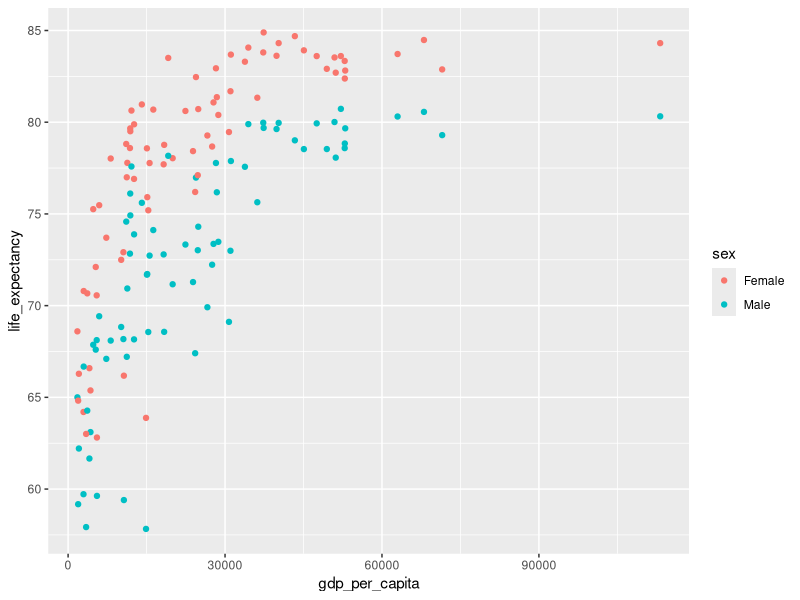
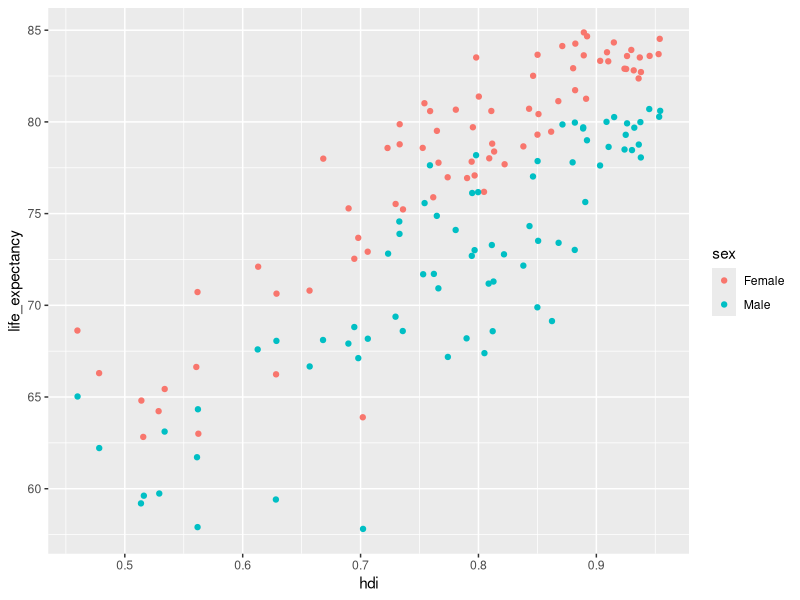
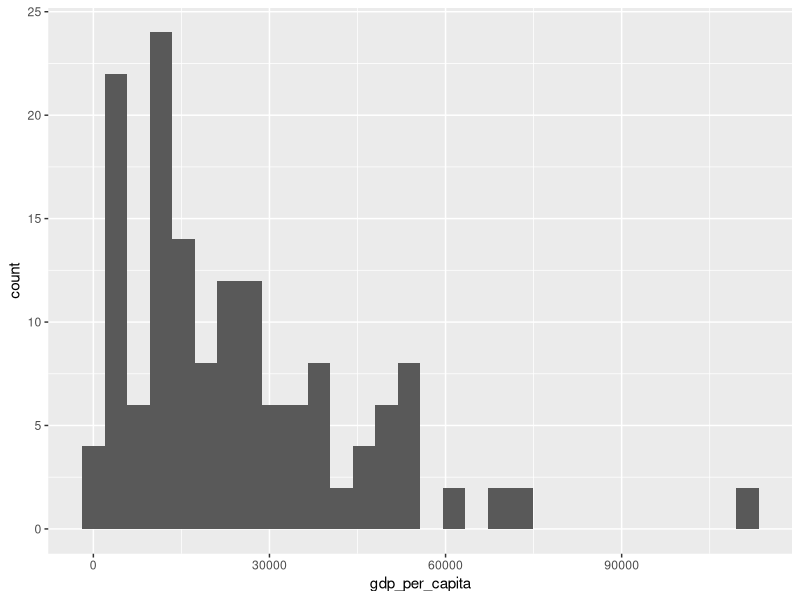
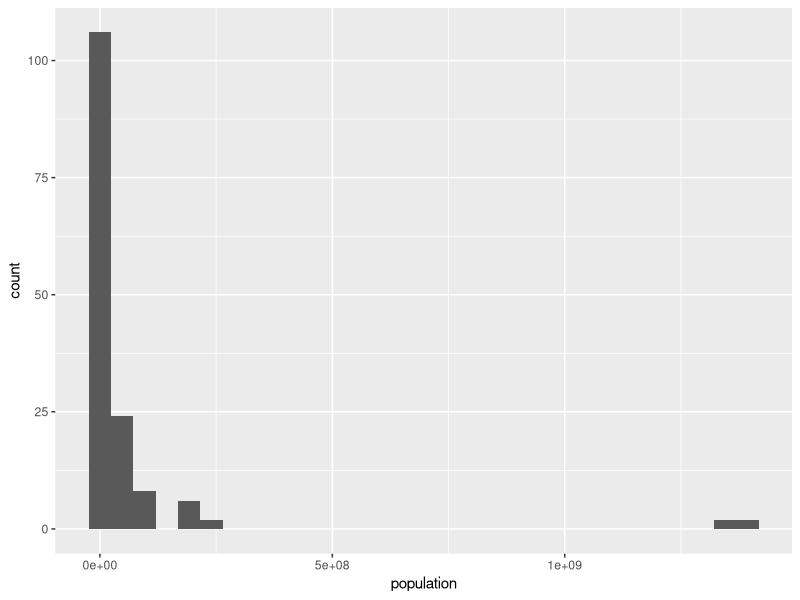
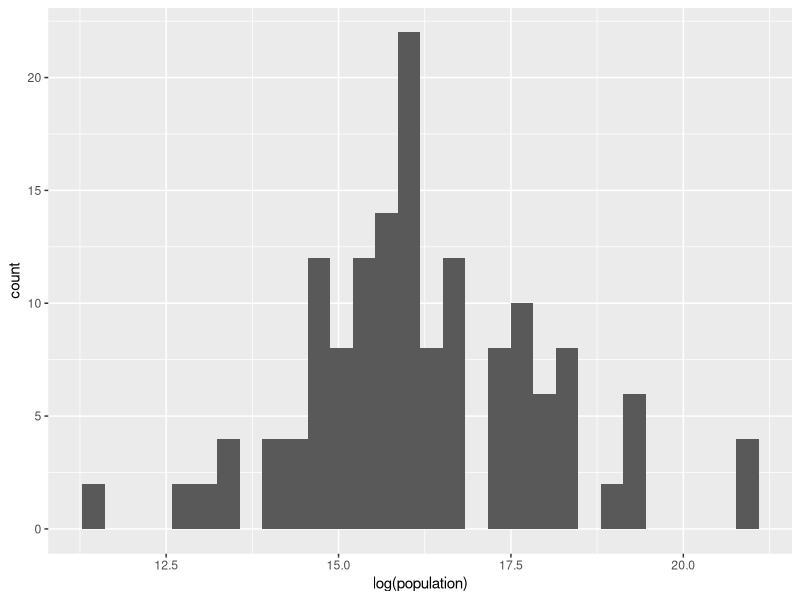
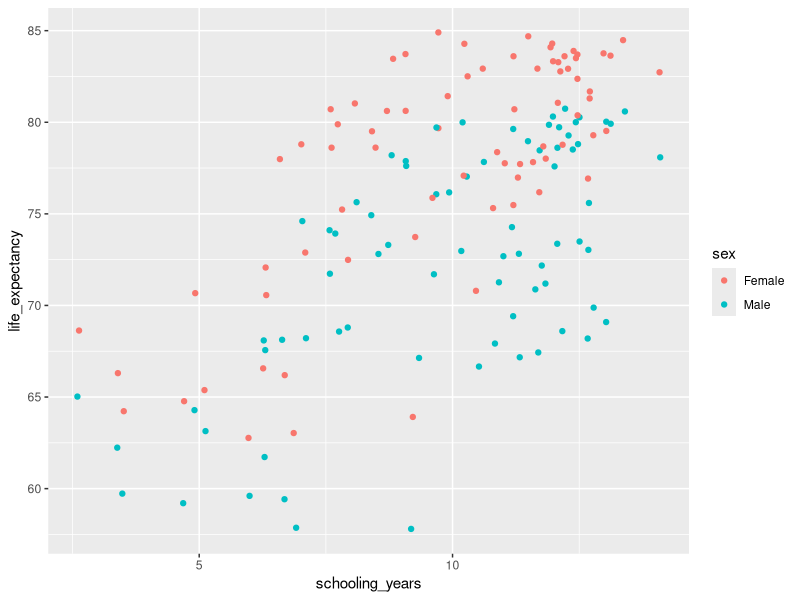
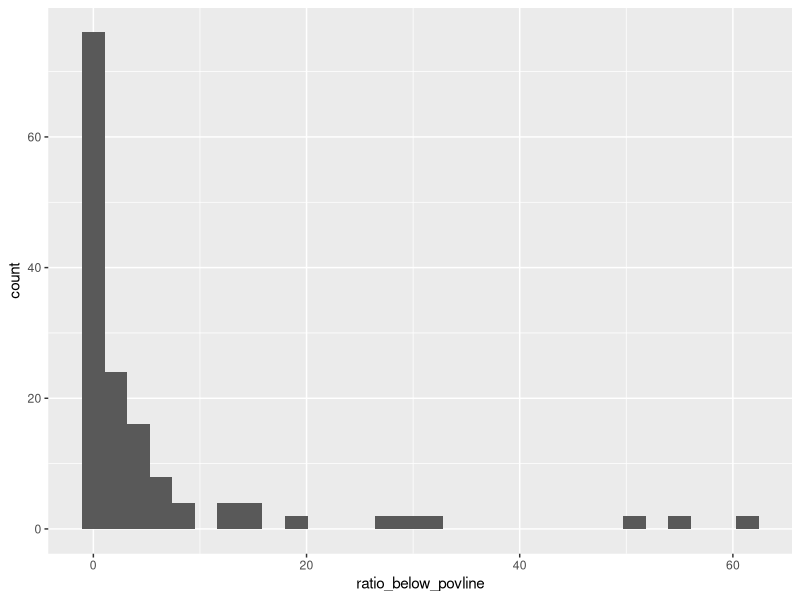
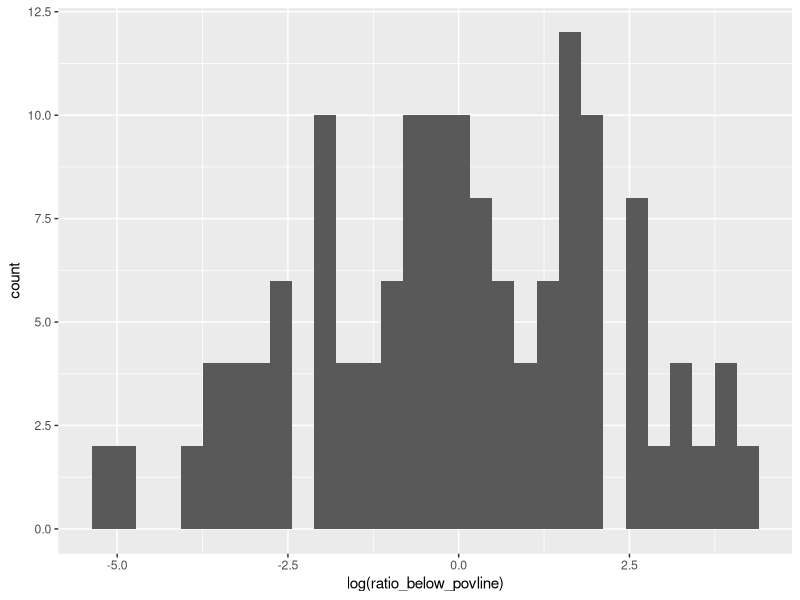

Write R code to recreate these figures, in order. (Note: this script raises an error after producing the figures.)
## ---- chunk 1
knitr::opts_chunk$set(echo = TRUE)
library(tidyverse)
## ---- chunk 2
#read in the data 
life_data <- read.csv("datasets/life_expectancy_data.csv")

#Visualize the data
ggplot(data = life_data) +
  geom_jitter(aes(x = gdp_per_capita, y = life_expectancy, color = sex))

ggplot(data = life_data) +
  geom_jitter(aes(x = hdi, y = life_expectancy, color = sex))

ggplot(data = life_data) +
  geom_histogram(aes(x = gdp_per_capita))

ggplot(data = life_data) +
  geom_histogram(aes(x = population))

ggplot(data = life_data) +
  geom_histogram(aes(x = log(population)))

ggplot(data = life_data) +
  geom_jitter(aes(x = schooling_years, y = life_expectancy, color = sex))

ggplot(data = life_data) +
  geom_histogram(aes(x = ratio_below_povline))

ggplot(data = life_data) +
  geom_histogram(aes(x = log(ratio_below_povline)))
#Most of the data looks linear, so we will use a linear model

#now visualize for countries

ggplot(data = life_data) +
  geom_point(aes(x = life_expectancy, y = fct_reorder(country,life_expectancy), color = sex)) +
  labs(title= "Figure 1. Life Expectancy per Country",x = "Life Expectancy", y = "Country")+
  theme(axis.title.x=element_text(size = 22),
        axis.title.y=element_text(size = 22),
        title=element_text(size = 18),
        panel.background = element_rect(fill = "white",
                                colour = "white",
                                size = 0.5, linetype = "solid"))

ggsave(filename = "country_life_expectancy.png", width = 200, height = 300, units = "mm", dpi = 700, limitsize = FALSE)

ggplot(data = life_data) +
  geom_point(aes(x = gdp_per_capita, y = fct_reorder(country,gdp_per_capita)))

ggplot(data = life_data) +
  geom_point(aes(x = ratio_below_povline, y = fct_reorder(country,-ratio_below_povline)))

## ---- chunk 3

mod.1 <- lm(life_expectancy ~ -1 + gdp_per_capita + hdi + population + ratio_below_povline + schooling_years + as.factor(sex), data = life_data)
summary(mod.1)

mod.2 <- lm(life_expectancy ~ -1 + gdp_per_capita + hdi + population + ratio_below_povline + schooling_years, data = life_data)
summary(mod.2)

#We removed HDI because it uses life expectancy as an input into its calculation
mod.3 <- lm(life_expectancy ~ -1 + gdp_per_capita + population + ratio_below_povline + schooling_years + as.factor(sex), data = life_data)
summary(mod.3)

#We removed population because both gdp and ratio below the povline use population as a part of calculating them
mod.4 <- lm(life_expectancy ~ -1 + gdp_per_capita + ratio_below_povline + schooling_years + as.factor(sex), data = life_data)
summary(mod.4)


#This is the final model
mod.5 <- lm(life_expectancy ~ -1 + log(gdp_per_capita) + log(ratio_below_povline + .01) + schooling_years + as.factor(sex), data = life_data)
summary(mod.5)

life.expectancy.model <- lm(life_expectancy ~ -1 + gdp_per_capita + log(ratio_below_povline + 0.01) + schooling_years + as.factor(sex), data = life_expectancy)

#actual R squared
cor(life_data$life_expectancy, predict(mod.5))^2
1-var(residuals(mod.5))/var(life_data$life_expectancy)

## ---- chunk 4
#Visualize the model against the data

#Set up functions for the linear lines with male and female versions and everything held constant except the variable of interest.
GDPlineF <- function(x){coef(life.expectancy.model)[1]*x + coef(life.expectancy.model)[2]*mean(log(life_expectancy$ratio_below_povline+0.01)) + coef(life.expectancy.model)[3]*mean(life_expectancy$schooling_years) + coef(life.expectancy.model)[4]}

GDPlineM <- function(x){coef(life.expectancy.model)[1]*x + coef(life.expectancy.model)[2]*mean(log(life_expectancy$ratio_below_povline+0.01)) + coef(life.expectancy.model)[3]*mean(life_expectancy$schooling_years) + coef(life.expectancy.model)[5]}

ratiolineF <- function(x){coef(life.expectancy.model)[1]*mean(life_expectancy$gdp_per_capita) + coef(life.expectancy.model)[2]*x + coef(life.expectancy.model)[3]*mean(life_expectancy$schooling_years) + coef(life.expectancy.model)[4]}

ratiolineM <- function(x){coef(life.expectancy.model)[1]*mean(life_expectancy$gdp_per_capita) + coef(life.expectancy.model)[2]*x + coef(life.expectancy.model)[3]*mean(life_expectancy$schooling_years) + coef(life.expectancy.model)[5]}

schoollineF <- function(x){coef(life.expectancy.model)[1]*mean(life_expectancy$gdp_per_capita) + coef(life.expectancy.model)[2]*mean(log(life_expectancy$ratio_below_povline+0.01)) + coef(life.expectancy.model)[3]*x + coef(life.expectancy.model)[4]}

schoollineM <- function(x){coef(life.expectancy.model)[1]*mean(life_expectancy$gdp_per_capita) + coef(life.expectancy.model)[2]*mean(log(life_expectancy$ratio_below_povline+0.01)) + coef(life.expectancy.model)[3]*x + coef(life.expectancy.model)[5]}


#Visualize the lines with the data
ggplot(life_data, aes(x = gdp_per_capita, y = life_expectancy)) +
  geom_jitter(aes(color = sex)) +
  geom_function(fun = GDPlineF, aes(color = "Female")) +
  geom_function(fun = GDPlineM, aes(color = "Male"))

ggplot(life_data, aes(x = log(ratio_below_povline), y = life_expectancy)) +
  geom_jitter(aes(color = sex)) +
  geom_function(fun = ratiolineF, aes(color = "Female")) +
  geom_function(fun = ratiolineM, aes(color = "Male"))

ggplot(life_data, aes(x = schooling_years, y = life_expectancy)) +
  geom_jitter(aes(color = sex)) +
  geom_function(fun = schoollineF, aes(color = "Female")) +
  geom_function(fun = schoollineM, aes(color = "Male"))

#Visualize the the predicted life expectancy against the actual life expectancies
life_data$pred.1 <- predict(mod.5)

ggplot(life_data, aes(y = life_expectancy, x =pred.1)) +
  geom_jitter() +
  geom_abline() +
  labs(title= "Figure 2. Predicted Life Expectancy vs. Actual",x = "Predicted Life Expectancy", y = "Actual")+
  theme(axis.title.x=element_text(size = 22),
        axis.title.y=element_text(size = 22),
        title=element_text(size = 18),
        panel.background = element_rect(fill = "white",
                                colour = "white",
                                size = 0.5, linetype = "solid"))
ggsave(filename = "pred_v_actual.png", width = 200, height = 150, units = "mm", dpi = 700, limitsize = FALSE)


#Graph of the residuals
life_data$pred.5 <- predict(mod.5)

ggplot(data = life_data) +
  geom_point(aes(x = pred.5, y = life_expectancy)) +
  geom_abline()

life_data$resid.5 <- life_data$life_expectancy - life_data$pred.5
sigma <- sigma(mod.5)

ggplot(life_data, aes(x=pred.5, y=resid.5)) +
  geom_point() +
  geom_hline(yintercept=0, color = "red") +
  geom_hline(yintercept= c(sigma, -sigma), color="red", linetype="dashed") +
  labs(title= "Figure 2. Predicted Life Expectancy vs. Residuals",x = "Predicted Life Expectancy", y = "Residuals")+
  theme(axis.title.x=element_text(size = 22),
        axis.title.y=element_text(size = 22),
        title=element_text(size = 18),
        panel.background = element_rect(fill = "white",
                                colour = "white",
                                size = 0.5, linetype = "solid"))

ggsave(filename = "residuals.png", width = 200, height = 150, units = "mm", dpi = 700, limitsize = FALSE)
## ---- chunk 5
USdata <- data.frame(life_expectancy = 0, gdp_per_capita =70248, ratio_below_povline=11.6, schooling_years= 8.7 , sex = "Female")
predict(mod.5, newdata = USdata)

USdata <- data.frame(life_expectancy = 0, gdp_per_capita =70248, ratio_below_povline=11.6, schooling_years= 8.7 , sex = "Male")
predict(mod.5, newdata = USdata)

#Source for US life expectancy data https://www.worlddata.info/life-expectancy.php
